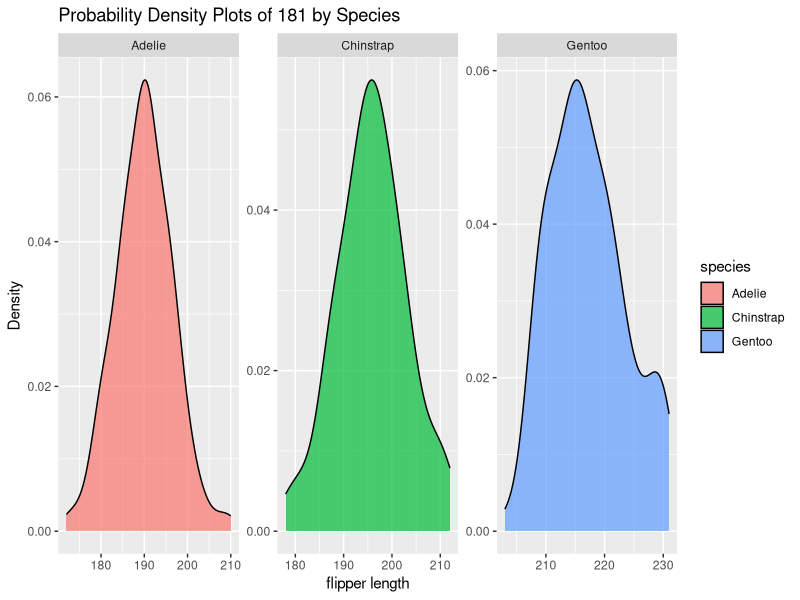
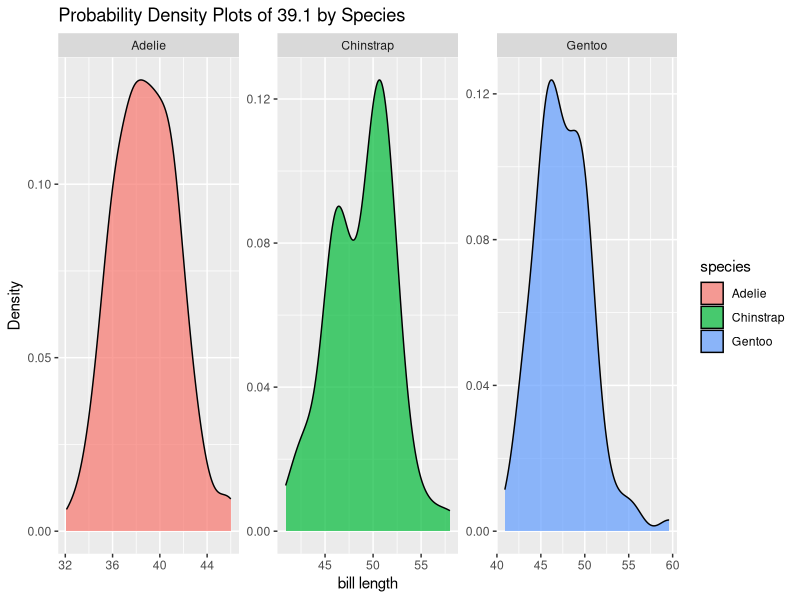
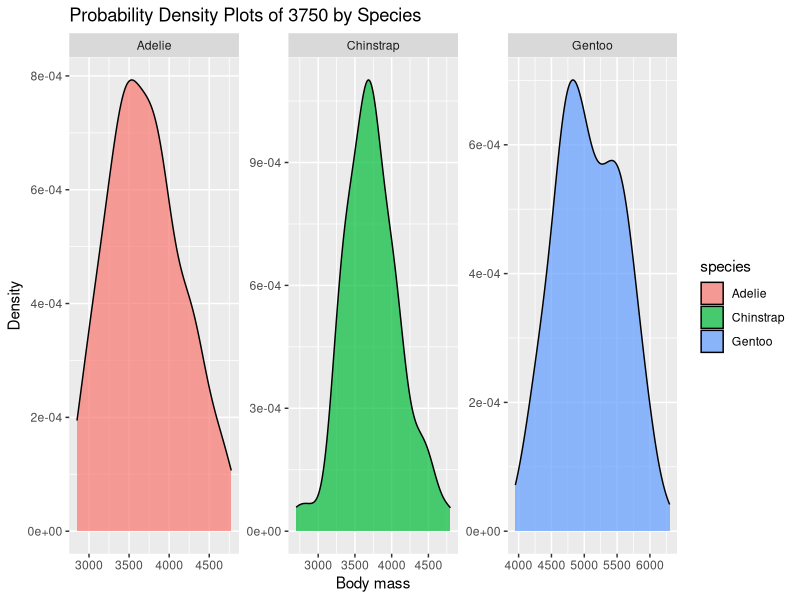

Recreate these plots in R, in order.
## ---- chunk 1

install.packages("palmerpenguins")

library(tidyr)
library(palmerpenguins)
library(ggplot2)

data("penguins")

str(penguins)

summary(penguins)

unique(penguins$species)

flipper_length = penguins$flipper_length_mm

summary(flipper_length)

flip_len = na.omit(flipper_length)

summary(flip_len)


# Select one continuous variables for probability density plots
selected_vars <- c(penguins$flipper_length_mm)
                   
selected_vars2 <- c(penguins$bill_length_mm)                   
                   
selected_vars3 <- c(penguins$body_mass_g)   

# Create probability density plots for each variable by species

penguin_density_plots <- ggplot(penguins, aes(x = selected_vars, fill = species)) +
  geom_density(alpha = 0.7) +
  facet_wrap(~species, scales = "free") +
  labs(title = paste("Probability Density Plots of", selected_vars, "by Species"), x = "flipper length", y = "Density")


print(penguin_density_plots)


## ---- chunk 2



penguin_density_plots2 <- ggplot(penguins, aes(x = selected_vars2, fill = species)) +
  geom_density(alpha = 0.7) +
  facet_wrap(~species, scales = "free") +
  labs(title = paste("Probability Density Plots of", selected_vars2, "by Species"), x = "bill length", y = "Density")


print(penguin_density_plots2)


## ---- chunk 3


penguin_density_plots3 <- ggplot(penguins, aes(x = selected_vars3, fill = species)) +
  geom_density(alpha = 0.7) +
  facet_wrap(~species, scales = "free") +
  labs(title = paste("Probability Density Plots of", selected_vars3, "by Species"), x = "Body mass", y = "Density")


print(penguin_density_plots3)


## ---- chunk 4

#conditional probabilities

# Create a contingency table for species and island
contingency_table_island <- table(penguins$species, penguins$island)

# Calculate conditional probabilities given the island
conditional_probabilities_island <- prop.table(contingency_table_island, margin = 1)

# Create a contingency table for species and sex
contingency_table_sex <- table(penguins$species, penguins$sex)

# Calculate conditional probabilities given the sex
conditional_probabilities_sex <- prop.table(contingency_table_sex, margin = 1)

# Print the contingency tables
print("Contingency Table for Species and Island:")
print(contingency_table_island)

print("Contingency Table for Species and Sex:")
print(contingency_table_sex)

# Print conditional probabilities
print("Conditional Probabilities Given Island:")
print(conditional_probabilities_island)

print("Conditional Probabilities Given Sex:")
print(conditional_probabilities_sex)




